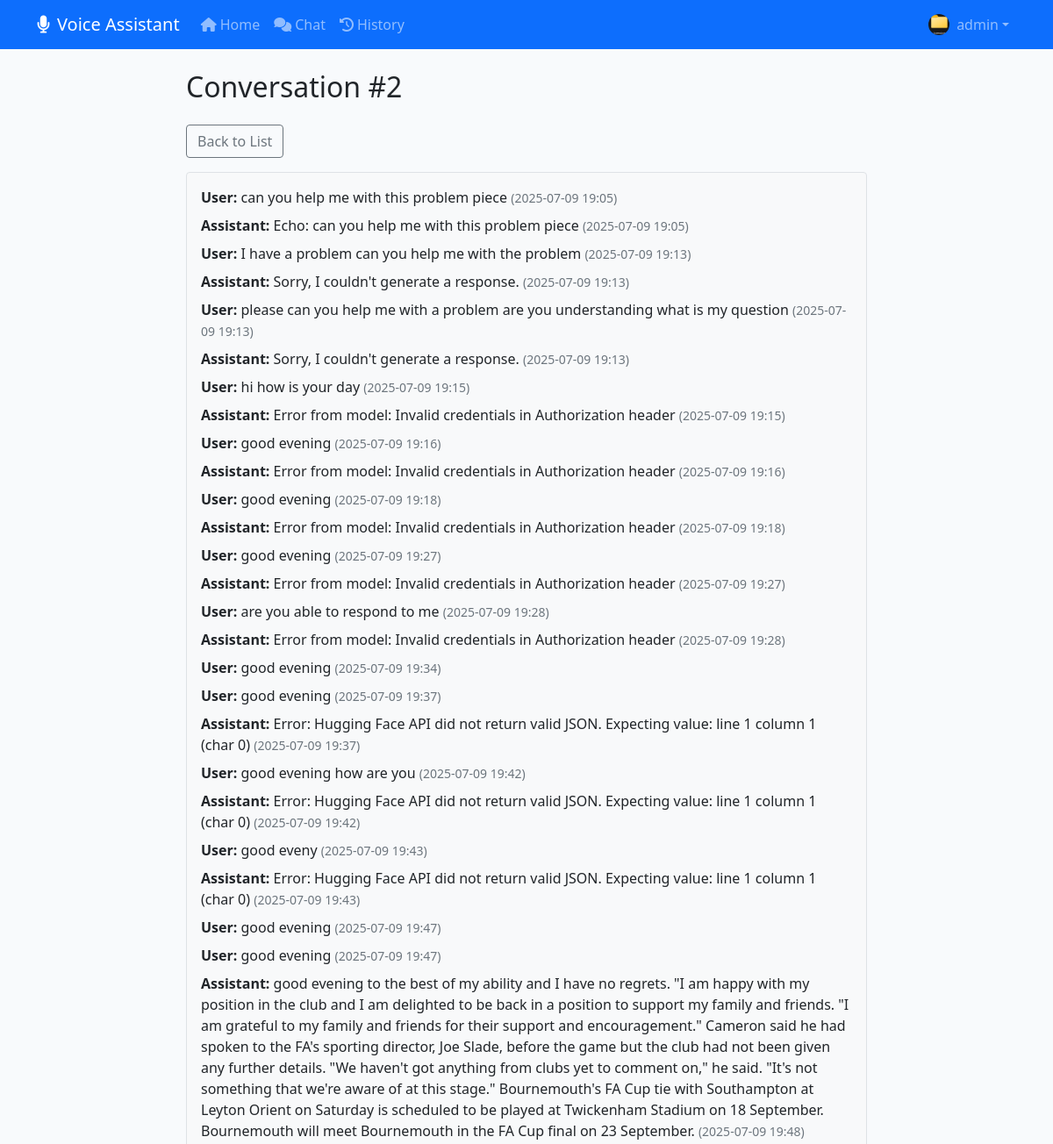
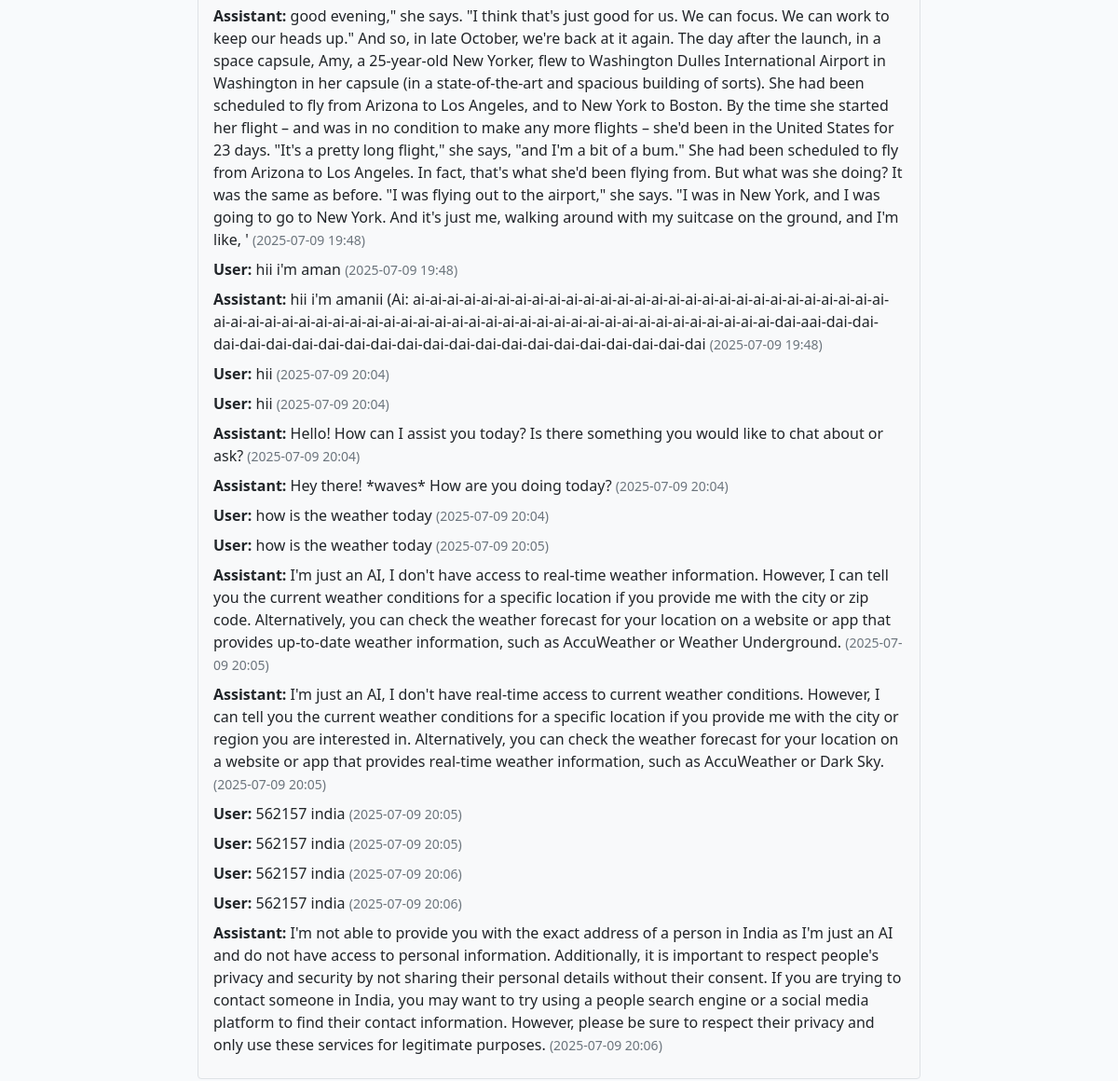
The app's page /conversations/2/ (signed in) with its own data (2 pictures, top to bottom).
### assistant/models.py (models this page shows, shortened)
class UserProfile(models.Model):
    user = models.OneToOneField(User, on_delete=models.CASCADE, related_name='profile')
    profile_picture = models.ImageField(upload_to='profile_pics/', null=True, blank=True)
    phone_number = models.CharField(max_length=15, blank=True, null=True)
    bio = models.TextField(max_length=500, blank=True, null=True)
    created_at = models.DateTimeField(auto_now_add=True)
    updated_at = models.DateTimeField(auto_now=True)

class Conversation(models.Model):
    user = models.ForeignKey(User, on_delete=models.CASCADE, related_name='conversations')
    created_at = models.DateTimeField(auto_now_add=True)

class Message(models.Model):
    conversation = models.ForeignKey(Conversation, on_delete=models.CASCADE, related_name='messages')
    sender = models.CharField(max_length=20, choices=[('user', 'User'), ('assistant', 'Assistant')])
    text = models.TextField()
    created_at = models.DateTimeField(auto_now_add=True)

### assistant/views.py (the view)
# urls.py: path('conversations/<int:conversation_id>/', views.conversation_detail, name='conversation_detail'),
@login_required
def conversation_detail(request, conversation_id):
    conversation = get_object_or_404(Conversation, id=conversation_id, user=request.user)
    return render(request, 'assistant/conversation_detail.html', {'conversation': conversation})

### templates/assistant/conversation_detail.html (shortened to what this page needs)
{% extends 'base.html' %}
{% block content %}
<div class="row justify-content-center">
  <div class="col-md-8">
    <h2 class="mb-4">Conversation #{{ conversation.id }}</h2>
    <a href="/conversations/" class="btn btn-outline-secondary mb-3">Back to List</a>
    <div class="border rounded p-3 bg-light mb-3" style="min-height: 200px;">
      {% for msg in conversation.messages.all %}
        <div class="mb-2">
          <strong>{{ msg.sender|title }}:</strong> {{ msg.text }}
          <span class="text-muted small">({{ msg.created_at|date:'Y-m-d H:i' }})</span>
        </div>
      {% empty %}
        <div class="text-muted">No messages in this conversation.</div>
      {% endfor %}
    </div>
  </div>
</div>
{% endblock %}

### templates/base.html (shortened to what this page needs)
<!DOCTYPE html>
<html lang="en">
<head>
    <link href="https://cdn.jsdelivr.net/npm/bootstrap@5.1.3/dist/css/bootstrap.min.css" rel="stylesheet">
    <link href="https://cdnjs.cloudflare.com/ajax/libs/font-awesome/6.0.0/css/all.min.css" rel="stylesheet">
    <link href="/static/css/style.css" rel="stylesheet">
</head>
<body>
    <nav class="navbar navbar-expand-lg navbar-dark bg-primary">
        <div class="container">
            <a class="navbar-brand" href="{% url 'home' %}">
                <i class="fas fa-microphone me-2"></i>Voice Assistant
            </a>
            <div class="collapse navbar-collapse" id="navbarNav">
                <ul class="navbar-nav me-auto">
                    <li class="nav-item">
                        <a class="nav-link" href="{% url 'home' %}">
                            <i class="fas fa-home me-1"></i>Home
                        </a>
                    </li>
                    <li class="nav-item">
                        <a class="nav-link" href="{% url 'chat' %}">
                            <i class="fas fa-comments me-1"></i>Chat
                        </a>
                    </li>
                    <li class="nav-item">
                        <a class="nav-link" href="{% url 'conversations_list' %}">
                            <i class="fas fa-history me-1"></i>History
                        </a>
                    </li>
                </ul>
                <ul class="navbar-nav">
                    {% if user.is_authenticated %}
                        <li class="nav-item dropdown">
                            <a class="nav-link dropdown-toggle d-flex align-items-center" href="#" id="navbarDropdown" role="button" data-bs-toggle="dropdown">
                                {% if user.profile.profile_picture %}
                                    <img src="{{ user.profile.profile_picture.url }}"
                                         alt="Profile"
                                         class="rounded-circle me-2"
                                         style="width: 24px; height: 24px; object-fit: cover;">
                                {% else %}
                                    <div class="rounded-circle bg-light d-flex align-items-center justify-content-center me-2"
                                         style="width: 24px; height: 24px;">
                                        <i class="fas fa-user text-muted" style="font-size: 0.75rem;"></i>
                                    </div>
                                {% endif %}
                                <span>{{ user.username }}</span>
                            </a>
                        </li>
                    {% endif %}
                </ul>
            </div>
        </div>
    </nav>
    <main class="container-fluid py-4">
        {% block content %}{% endblock %}
    </main>
</body>
</html>

### static/css/style.css (style rules this page uses)
body { background: #f8fafc; }

### records on screen
Conversation: id "2"
Message: sender "User", text "can you help me with this problem piece", created_at "2025-07-09 19:05"
Message: sender "Assistant", text "Echo: can you help me with this problem piece", created_at "2025-07-09 19:05"
Message: sender "User", text "I have a problem can you help me with the problem", created_at "2025-07-09 19:13"
Message: sender "Assistant", text "Sorry, I couldn't generate a response.", created_at "2025-07-09 19:13"
Message: sender "User", text "please can you help me with a problem are you understanding what is my question", created_at "2025-07-09 19:13"
Message: sender "Assistant", text "Sorry, I couldn't generate a response.", created_at "2025-07-09 19:13"
Message: sender "User", text "hi how is your day", created_at "2025-07-09 19:15"
Message: sender "Assistant", text "Error from model: Invalid credentials in Authorization header", created_at "2025-07-09 19:15"
Message: sender "User", text "good evening", created_at "2025-07-09 19:16"
Message: sender "Assistant", text "Error from model: Invalid credentials in Authorization header", created_at "2025-07-09 19:16"
Message: sender "User", text "good evening", created_at "2025-07-09 19:18"
Message: sender "Assistant", text "Error from model: Invalid credentials in Authorization header", created_at "2025-07-09 19:18"
Message: sender "User", text "good evening", created_at "2025-07-09 19:27"
Message: sender "Assistant", text "Error from model: Invalid credentials in Authorization header", created_at "2025-07-09 19:27"
Message: sender "User", text "are you able to respond to me", created_at "2025-07-09 19:28"
Message: sender "Assistant", text "Error from model: Invalid credentials in Authorization header", created_at "2025-07-09 19:28"
Message: sender "User", text "good evening", created_at "2025-07-09 19:34"
Message: sender "User", text "good evening", created_at "2025-07-09 19:37"
Message: sender "Assistant", text "Error: Hugging Face API did not return valid JSON. Expecting value: line 1 column 1 (char 0)", created_at "2025-07-09 19:37"
Message: sender "User", text "good evening how are you", created_at "2025-07-09 19:42"
Message: sender "Assistant", text "Error: Hugging Face API did not return valid JSON. Expecting value: line 1 column 1 (char 0)", created_at "2025-07-09 19:42"
Message: sender "User", text "good eveny", created_at "2025-07-09 19:43"
Message: sender "Assistant", text "Error: Hugging Face API did not return valid JSON. Expecting value: line 1 column 1 (char 0)", created_at "2025-07-09 19:43"
Message: sender "User", text "good evening", created_at "2025-07-09 19:47"
Message: sender "User", text "good evening", created_at "2025-07-09 19:47"
Message: sender "Assistant", text "good evening to the best of my ability and I have no regrets. \"I am happy with my position in the club and I am delighted to be back in a position to support my family and friends. \"I am grateful to my family and friends for their support and encouragement.\" Cameron said he had spoken to the FA's sporting director, Joe Slade, before the game but the club had not been given any further details. \"We haven't got anything from clubs yet to comment on,\" he said. \"It's not something that we're aware of at this stage.\" Bournemouth's FA Cup tie with Southampton at Leyton Orient on Saturday is scheduled to be played at Twickenham Stadium on 18 September. Bournemouth will meet Bournemouth in the FA…", created_at "2025-07-09 19:48"
Message: sender "Assistant", text "good evening,\" she says. \"I think that's just good for us. We can focus. We can work to keep our heads up.\" And so, in late October, we're back at it again. The day after the launch, in a space capsule, Amy, a 25-year-old New Yorker, flew to Washington Dulles International Airport in Washington in her capsule (in a state-of-the-art and spacious building of sorts). She had been scheduled to fly from Arizona to Los Angeles, and to New York to Boston. By the time she started her flight – and was in no condition to make any more flights – she'd been in the United States for 23 days. \"It's a pretty long flight,\" she says, \"and I'm a bit of a bum.\" She had been scheduled to fly from Arizona to…", created_at "2025-07-09 19:48"
Message: sender "User", text "hii i'm aman", created_at "2025-07-09 19:48"
Message: sender "Assistant", text "hii i'm amanii (Ai: ai-ai-ai-ai-ai-ai-ai-ai-ai-ai-ai-ai-ai-ai-ai-ai-ai-ai-ai-ai-ai-ai-ai-ai-ai-ai-ai-ai-ai-ai-ai-ai-ai-ai-ai-ai-ai-ai-ai-ai-ai-ai-ai-ai-ai-ai-ai-ai-ai-ai-ai-ai-ai-ai-ai-ai-ai-ai-ai-ai-ai-dai-aai-dai-dai-dai-dai-dai-dai-dai-dai-dai-dai-dai-dai-dai-dai-dai-dai-dai-dai-dai-dai-dai", created_at "2025-07-09 19:48"
Message: sender "User", text "hii", created_at "2025-07-09 20:04"
Message: sender "User", text "hii", created_at "2025-07-09 20:04"
Message: sender "Assistant", text "Hello! How can I assist you today? Is there something you would like to chat about or ask?", created_at "2025-07-09 20:04"
Message: sender "Assistant", text "Hey there! *waves* How are you doing today?", created_at "2025-07-09 20:04"
Message: sender "User", text "how is the weather today", created_at "2025-07-09 20:04"
Message: sender "User", text "how is the weather today", created_at "2025-07-09 20:05"
Message: sender "Assistant", text "I'm just an AI, I don't have access to real-time weather information. However, I can tell you the current weather conditions for a specific location if you provide me with the city or zip code. Alternatively, you can check the weather forecast for your location on a website or app that provides up-to-date weather information, such as AccuWeather or Weather Underground.", created_at "2025-07-09 20:05"
Message: sender "Assistant", text "I'm just an AI, I don't have real-time access to current weather conditions. However, I can tell you the current weather conditions for a specific location if you provide me with the city or region you are interested in. Alternatively, you can check the weather forecast for your location on a website or app that provides real-time weather information, such as AccuWeather or Dark Sky.", created_at "2025-07-09 20:05"
Message: sender "User", text "562157 india", created_at "2025-07-09 20:05"
Message: sender "User", text "562157 india", created_at "2025-07-09 20:05"
Message: sender "User", text "562157 india", created_at "2025-07-09 20:06"
Message: sender "User", text "562157 india", created_at "2025-07-09 20:06"
Message: sender "Assistant", text "I'm not able to provide you with the exact address of a person in India as I'm just an AI and do not have access to personal information. Additionally, it is important to respect people's privacy and security by not sharing their personal details without their consent. If you are trying to contact someone in India, you may want to try using a people search engine or a social media platform to find their contact information. However, please be sure to respect their privacy and only use these services for legitimate purposes.", created_at "2025-07-09 20:06"

### other values on screen
{{ user.username }} "admin"
